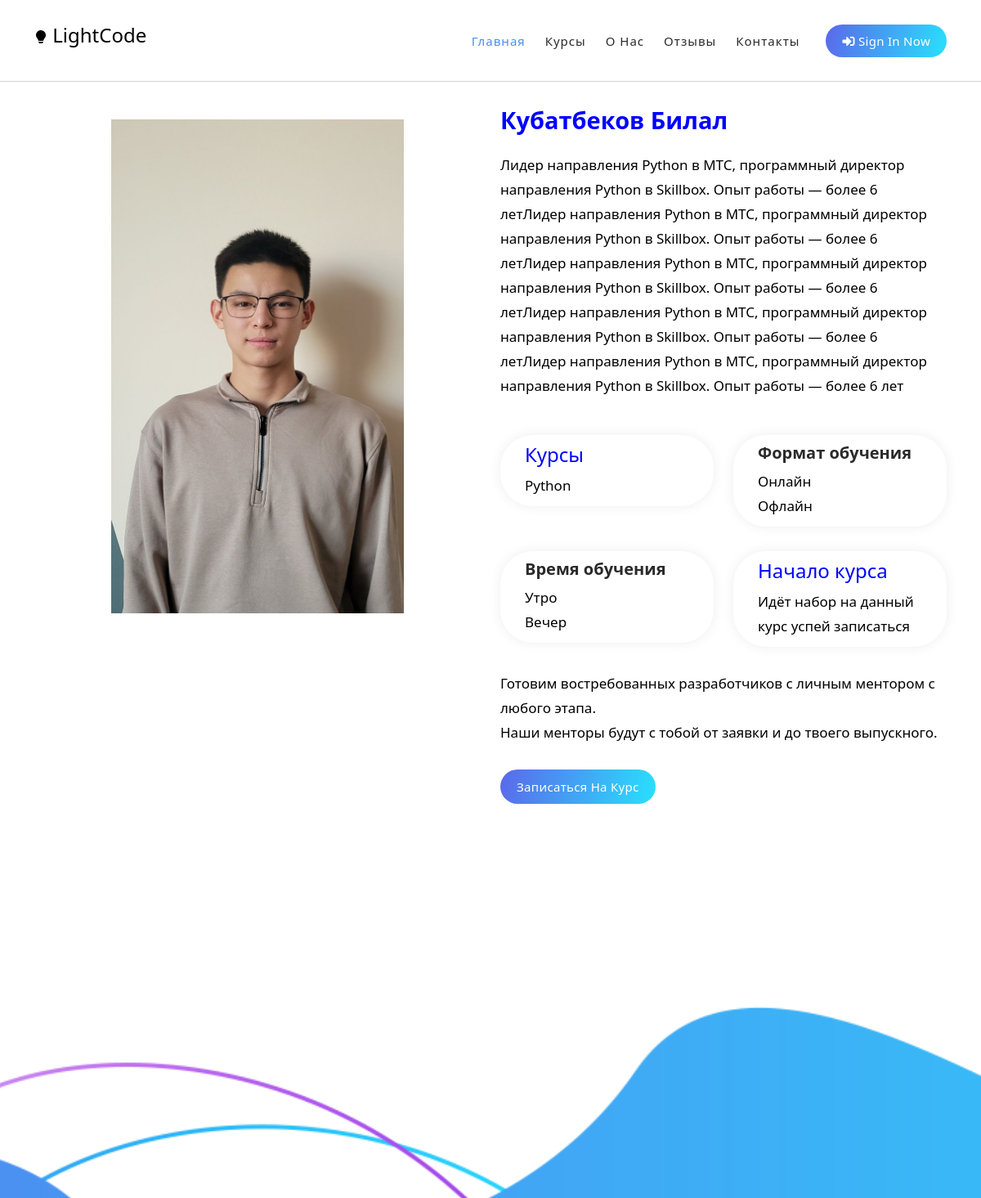
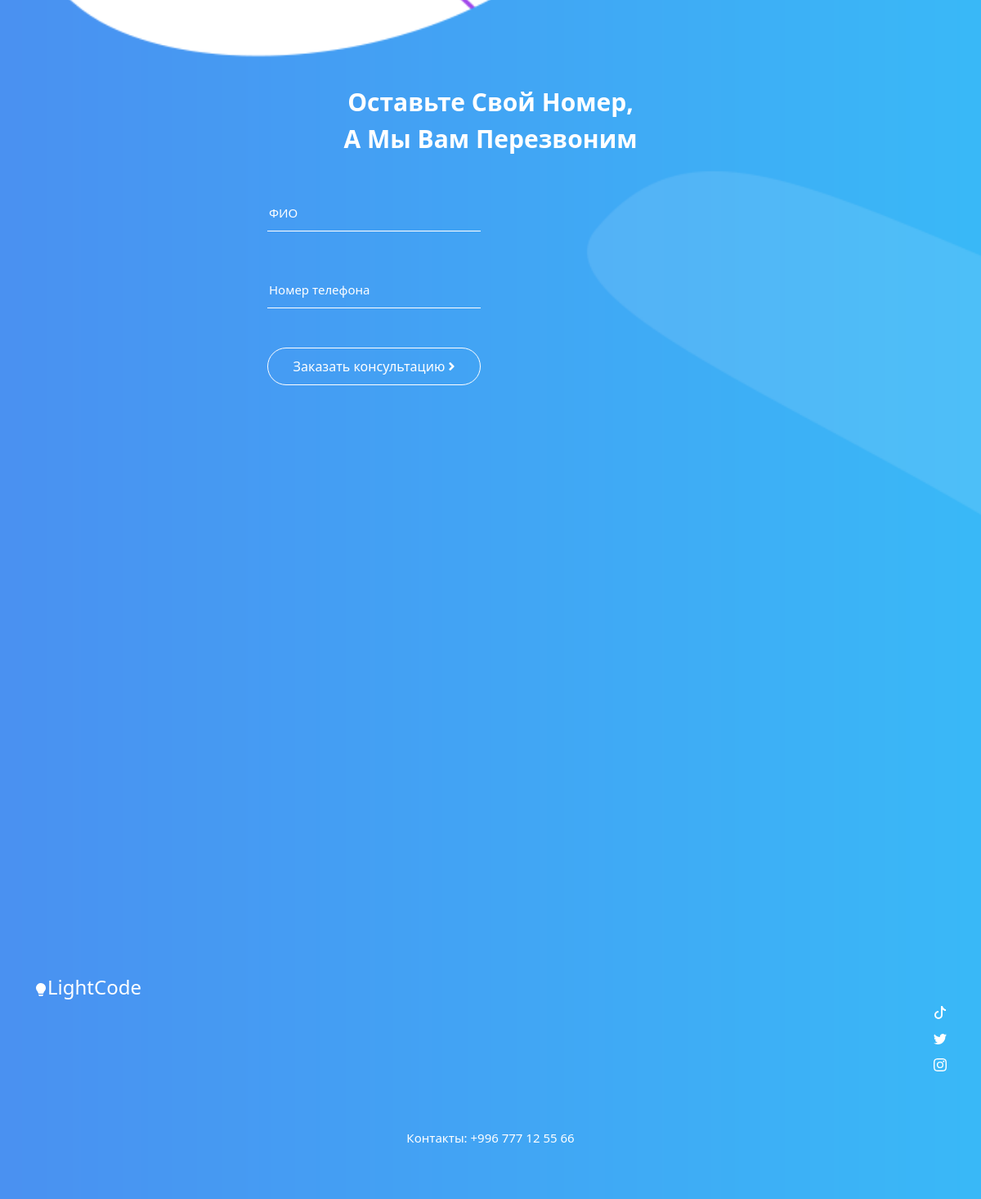
The page /employee_detail/1/ on the database its author committed (2 pictures, top to bottom).
### srm/models.py (models this page shows, shortened)
class Employee(models.Model):
    full_name = models.CharField(max_length=123, verbose_name='ФИО')
    image = models.ImageField(upload_to='media/image', verbose_name='Фотография')
    role = models.ForeignKey(Role, on_delete=models.PROTECT, verbose_name='Роль')
    salary = models.DecimalField(decimal_places=2, max_digits=12, default=0.00, verbose_name='Зарплата')
    description = models.TextField(verbose_name=('Описание для Лэндинга'), blank=True, null=True)
    created_date = models.DateTimeField(auto_now_add=True, verbose_name='Дата создания')
    is_active = models.BooleanField(default=True, verbose_name='Активен')
    class Meta:
        verbose_name = 'Сотрудник'
        verbose_name_plural = 'Сотрудники'

### landing/models.py (models this page shows, shortened)
class CourseForLanding(models.Model):
    title = models.CharField(max_length=123, verbose_name=('Название'))
    slug = models.SlugField()
    cover = models.ImageField(upload_to='media/image/', verbose_name=('Обложка'))
    description = models.TextField(verbose_name=('Описание о языке'))
    studying_time = models.ManyToManyField(StudyingTime, verbose_name='Время обучения')
    format = models.ManyToManyField(LearningFormat, verbose_name='Формат обучения')
    additional_info = models.TextField(verbose_name='Информация о курсе', blank=True, null=True)
    teacher = models.ForeignKey('srm.Employee', on_delete=models.PROTECT, verbose_name='Ментор')
    created_date = models.DateTimeField(auto_now_add=True, verbose_name=('Дата создания'))
    is_active = models.BooleanField(default=True, verbose_name=('Активен'))
    class Meta:
        verbose_name = 'Курс для Лэндинга'
        verbose_name_plural = 'Курс для Лэндинга'

class LearningFormat(models.Model):
    title = models.CharField(max_length=50, verbose_name='Название')
    class Meta:
        verbose_name = 'Формат обучения'
        verbose_name_plural = 'Форматы обучения'

class StudyingTime(models.Model):
    title = models.CharField(max_length=50, verbose_name='Название')
    class Meta:
        verbose_name = 'Время обучения'
        verbose_name_plural = 'Время обучения'

### landing/views.py (the view)
# urls.py: path('employee_detail/<int:pk>/', views.employee_detail, name='employee_detail')
def employee_detail(request, pk):
    employee = Employee.objects.get(pk=pk)
    course = CourseForLanding.objects.filter(teacher=employee)
    return render(request, template_name='landing/employee.html', context={'employee': employee, 'courses': course})

### landing/templates/landing/employee.html
{% extends 'base.html' %}
{% load static %}
{% block content %}
<div id="about" class="about-us section">
    <div class="container" >
      <div class="row" style="flex-direction: row-reverse;">
        <div class="col-lg-6 align-self-center">
          <div class="section-heading">
            <h4><span style="color: blue;font-size: 29px;" >{{ employee.full_name }}</span></h4>
            <img src="https://templatemo.com/templates/templatemo_570_chain_app_dev/assets/images/heading-line-dec.png" alt="">
            <p style="color: black;font-size: 17px;" >{{ employee.description }}</p>
          </div>
          <div class="row">
            <div class="col-lg-6">
              <div class="box-item">
                <h4 style="color: blue;" >Курсы</h4>
                {% for course in courses %}
                  <p style="font-size: 17px;color: black;" >{{ course.title }}</p>
                {% endfor %}
              </div>
            </div>
            <div class="col-lg-6">
              <div class="box-item">
                <h4 style="color: blue;" ><a href="#">Формат обучения</a></h4>
                {% for course in courses %}
                  {% for i in course.format.all %}
                    <p style="font-size: 17px;color: black;" >{{ i.title }}</p>
                  {% endfor %}
                {% endfor %}
              </div>
            </div>
            <div class="col-lg-6">
              <div class="box-item">
                <h4 style="color: blue;" ><a href="#">Время обучения</a></h4>
                 {% for course in courses %}
                  {% for course_time in course.studying_time.all %}
                    <p style="font-size: 17px;color: black;" >{{ course_time.title }}</p>
                  {% endfor %}
                {% endfor %}
              </div>
            </div>
            <div class="col-lg-6">
              <div class="box-item">
                <h4 style="color:blue;">Начало курса</h4>
                  <p style="font-size: 17px;color: black;" >Идёт набор на данный курс успей записаться</p>
              </div>
            </div>
            <div class="col-lg-12">
              <p style="font-size: 17px;color: black;" >Готовим востребованных разработчиков с личным ментором с любого этапа.<br> Наши менторы будут с тобой от заявки и до твоего выпускного.</p>
              <div class="gradient-button">
                <a href="#newsletterr">Записаться на курс</a>
              </div>
            </div>
          </div>
        </div>
        <div class="col-lg-6">
          <div class="right-image">
            <div class="container mt-3" style="width: 70%; height: 70%; fon-size: 10px; text-align: -webkit-center;">
              <img style="width: 100%; height: 100%;" src="{{ employee.image.url }}" alt="">
            </div>
          </div>
        </div>
      </div>
    </div>
  </div>
{% endblock %}

### landing/static/css/templatemo-chain-app-dev.css (style rules this page uses)
html, body, div, span, applet, object, iframe, h1, h2, h3, h4, h5, h6, p, blockquote, div pre, a, abbr, acronym, address, big, cite, code, del, dfn, em, font, img, ins, kbd, q, s, samp, small, strike, strong, sub, sup, tt, var, b, u, i, center, dl, dt, dd, ol, ul, li, figure, header, nav, section, article, aside, footer, figcaption { margin: 0; padding: 0; border: 0; outline: 0; }
* { box-sizing: border-box; }
html, body { font-family: 'Roboto', sans-serif; font-weight: 400; background-color: #fff; -ms-text-size-adjust: 100%; -webkit-font-smoothing: antialiased; -moz-osx-font-smoothing: grayscale; }
a { text-decoration: none !important; }
h1, h2, h3, h4, h5, h6 { margin-top: 0px; margin-bottom: 0px; }
p { font-size: 15px; line-height: 30px; font-weight: 300; color: #afafaf; }
img { width: 100%; overflow: hidden; }
html, body { background: #fff; font-family: 'Roboto', sans-serif; }
.section-heading { position: relative; z-index: 2; }
.section-heading h4 { color: #2a2a2a; font-size: 30px; font-weight: 700; text-transform: capitalize; margin-bottom: 10px; }
.section-heading img { width: 45px; height: 2px; }
.section-heading p { margin-top: 10px; }
.gradient-button a { display: inline-block !important; padding: 10px 20px !important; color: #fff !important; text-transform: capitalize; font-size: 15px; background: rgb(19,175,240); background: linear-gradient(105deg, rgba(91,104,235,1) 0%, rgba(40,225,253,1) 100%); border-radius: 23px; font-weight: 500 !important; letter-spacing: 0.3px !important; transition: all .5s; }
.about-us { padding-top: 130px; position: relative; }
.about-us .section-heading { margin-bottom: 45px; }
.about-us .section-heading, .about-us .box-item, .about-us p, .about-us .box-item .gradient-button, .about-us .box-item span { position: relative; z-index: 1; }
.about-us .box-item { box-shadow: 0px 0px 15px rgba(0,0,0,0.07); padding: 10px 30px; background-color: #fff; border-radius: 40px; margin-bottom: 30px; }
.about-us .box-item h4 a { font-size: 20px; font-weight: 700; margin-top: 8px; color: #2a2a2a; transition: all .3s; }
.about-us .box-item p { margin-bottom: 0px; }
.about-us .gradient-button { margin-top: 30px; margin-bottom: 10px; }
.about-us span { font-size: 14px; color: #7a7a7a; }
.about-us .right-image { position: relative; z-index: 1; }
.about-us:after { background-image: url(); width: 777px; height: 1132px; content: ''; position: absolute; background-repeat: no-repeat; right: 0; top: 50%; transform: translateY(-50%); z-index: 0; }

### rows shown on the page
Employee: full_name "Кубатбеков Билал", description "Лидер направления Python в МТС, программный директор направления Python в Skillbox. Опыт работы — более 6 летЛидер направления Python в МТС, программный директор направления Python в Skillbox. Опыт работы — более 6 летЛидер направления Python в МТС, программный директор направления Python в Skillbox. Опыт работы — более 6 летЛидер направления Python в МТС, программный директор направления Python в Skillbox. Опыт работы — более 6 летЛидер направления Python в МТС, программный директор направления Python в Skillbox. Опыт работы — более 6 лет", image (picture)
CourseForLanding: title "Python"
LearningFormat: title "Онлайн"
LearningFormat: title "Офлайн"
StudyingTime: title "Утро"
StudyingTime: title "Вечер"
